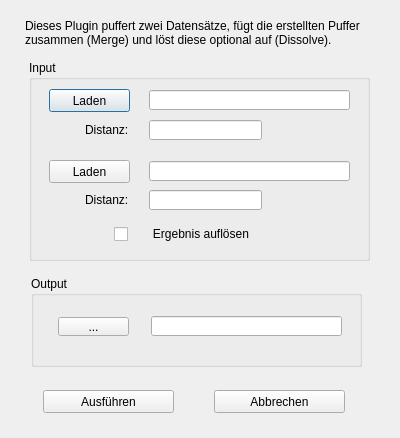
<?xml version="1.0" encoding="UTF-8"?>
<ui version="4.0">
 <class>Dialog</class>
 <widget class="QDialog" name="Dialog">
  <property name="geometry">
   <rect>
    <x>0</x>
    <y>0</y>
    <width>400</width>
    <height>438</height>
   </rect>
  </property>
  <property name="windowTitle">
   <string>GeoWerkzeug</string>
  </property>
  <property name="windowIcon">
   <iconset>
    <normaloff>Icon/index.png</normaloff>Icon/index.png</iconset>
  </property>
  <widget class="QLabel" name="label">
   <property name="geometry">
    <rect>
     <x>25</x>
     <y>19</y>
     <width>351</width>
     <height>31</height>
    </rect>
   </property>
   <property name="text">
    <string>&lt;html&gt;&lt;head/&gt;&lt;body&gt;&lt;p&gt;&lt;span style=&quot; font-size:9pt;&quot;&gt;Dieses Plugin puffert zwei Datensätze, fügt die erstellten Puffer &lt;br/&gt;zusammen (Merge) und löst diese optional auf (Dissolve).&lt;/span&gt;&lt;/p&gt;&lt;/body&gt;&lt;/html&gt;</string>
   </property>
   <property name="alignment">
    <set>Qt::AlignLeading|Qt::AlignLeft|Qt::AlignTop</set>
   </property>
  </widget>
  <widget class="QGroupBox" name="groupBox">
   <property name="geometry">
    <rect>
     <x>29</x>
     <y>60</y>
     <width>341</width>
     <height>201</height>
    </rect>
   </property>
   <property name="title">
    <string>Input</string>
   </property>
   <widget class="QPushButton" name="btn_inputFile1">
    <property name="geometry">
     <rect>
      <x>20</x>
      <y>29</y>
      <width>81</width>
      <height>23</height>
     </rect>
    </property>
    <property name="text">
     <string>Laden</string>
    </property>
   </widget>
   <widget class="QLineEdit" name="txt_inputFile1">
    <property name="geometry">
     <rect>
      <x>120</x>
      <y>30</y>
      <width>201</width>
      <height>20</height>
     </rect>
    </property>
   </widget>
   <widget class="QLabel" name="label_2">
    <property name="geometry">
     <rect>
      <x>56</x>
      <y>63</y>
      <width>47</width>
      <height>13</height>
     </rect>
    </property>
    <property name="text">
     <string>&lt;html&gt;&lt;head/&gt;&lt;body&gt;&lt;p&gt;&lt;span style=&quot; font-size:9pt;&quot;&gt;Distanz:&lt;/span&gt;&lt;/p&gt;&lt;/body&gt;&lt;/html&gt;</string>
    </property>
   </widget>
   <widget class="QLineEdit" name="txt_inputDistance1">
    <property name="geometry">
     <rect>
      <x>120</x>
      <y>60</y>
      <width>113</width>
      <height>20</height>
     </rect>
    </property>
   </widget>
   <widget class="QLineEdit" name="txt_inputFile2">
    <property name="geometry">
     <rect>
      <x>120</x>
      <y>101</y>
      <width>201</width>
      <height>20</height>
     </rect>
    </property>
   </widget>
   <widget class="QLineEdit" name="txt_inputDistance2">
    <property name="geometry">
     <rect>
      <x>120</x>
      <y>130</y>
      <width>113</width>
      <height>20</height>
     </rect>
    </property>
   </widget>
   <widget class="QLabel" name="label_4">
    <property name="geometry">
     <rect>
      <x>56</x>
      <y>133</y>
      <width>47</width>
      <height>13</height>
     </rect>
    </property>
    <property name="text">
     <string>&lt;html&gt;&lt;head/&gt;&lt;body&gt;&lt;p&gt;&lt;span style=&quot; font-size:9pt;&quot;&gt;Distanz:&lt;/span&gt;&lt;/p&gt;&lt;/body&gt;&lt;/html&gt;</string>
    </property>
   </widget>
   <widget class="QPushButton" name="btn_inputFile2">
    <property name="geometry">
     <rect>
      <x>20</x>
      <y>100</y>
      <width>81</width>
      <height>23</height>
     </rect>
    </property>
    <property name="text">
     <string>Laden</string>
    </property>
   </widget>
   <widget class="QCheckBox" name="cb_dissolve">
    <property name="geometry">
     <rect>
      <x>85</x>
      <y>165</y>
      <width>151</width>
      <height>18</height>
     </rect>
    </property>
    <property name="text">
     <string>      Ergebnis auflösen</string>
    </property>
   </widget>
  </widget>
  <widget class="QGroupBox" name="groupBox_2">
   <property name="geometry">
    <rect>
     <x>31</x>
     <y>276</y>
     <width>331</width>
     <height>91</height>
    </rect>
   </property>
   <property name="title">
    <string>Output</string>
   </property>
   <widget class="QToolButton" name="btn_output">
    <property name="geometry">
     <rect>
      <x>27</x>
      <y>41</y>
      <width>71</width>
      <height>19</height>
     </rect>
    </property>
    <property name="text">
     <string>...</string>
    </property>
   </widget>
   <widget class="QLineEdit" name="txt_output">
    <property name="geometry">
     <rect>
      <x>120</x>
      <y>40</y>
      <width>191</width>
      <height>20</height>
     </rect>
    </property>
   </widget>
  </widget>
  <widget class="QPushButton" name="btn_run">
   <property name="geometry">
    <rect>
     <x>43</x>
     <y>390</y>
     <width>131</width>
     <height>23</height>
    </rect>
   </property>
   <property name="text">
    <string>Ausführen</string>
   </property>
  </widget>
  <widget class="QPushButton" name="btn_cancel">
   <property name="geometry">
    <rect>
     <x>214</x>
     <y>390</y>
     <width>131</width>
     <height>23</height>
    </rect>
   </property>
   <property name="text">
    <string>Abbrechen</string>
   </property>
  </widget>
 </widget>
 <resources/>
 <connections/>
</ui>
